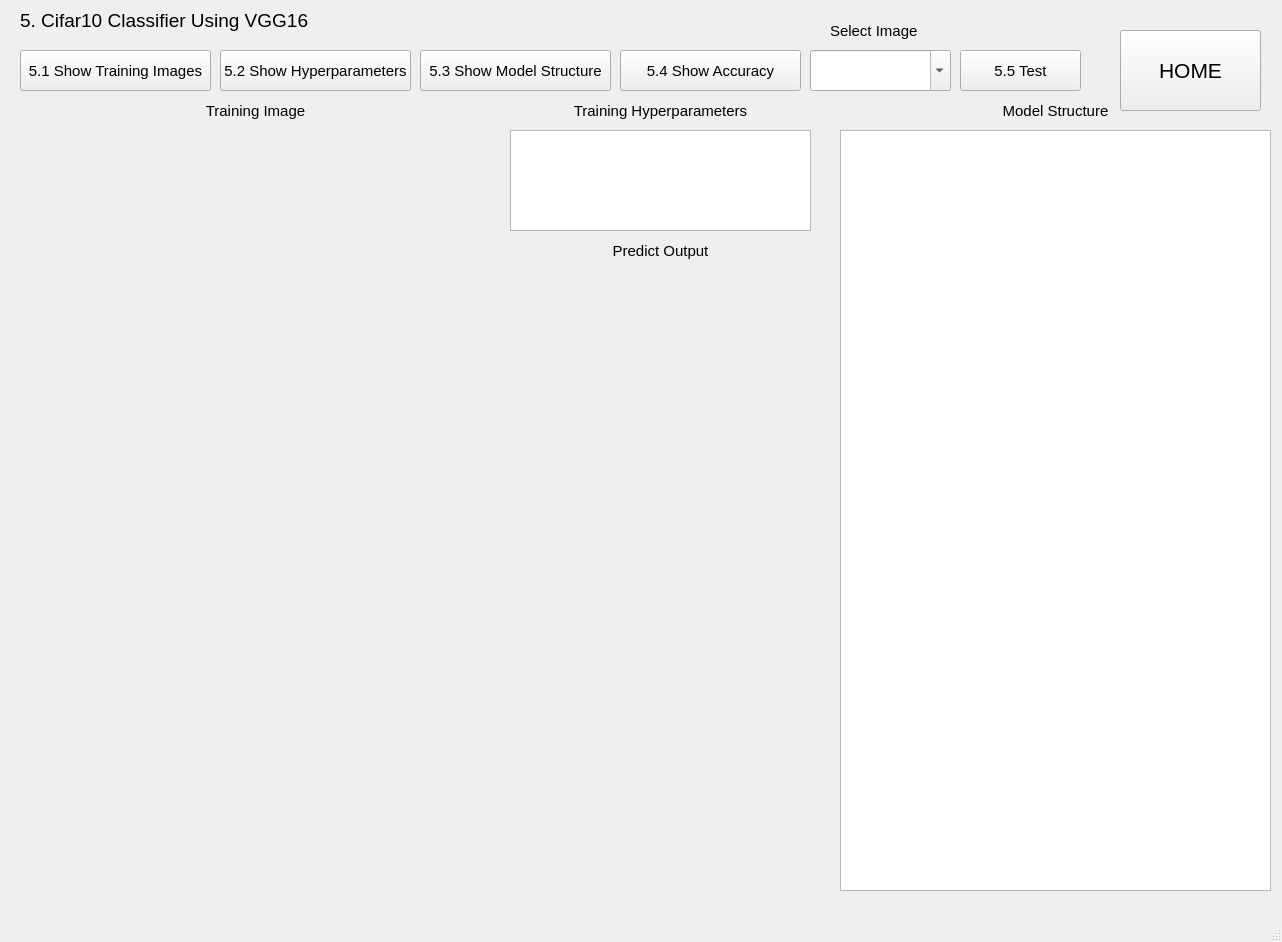
<?xml version="1.0" encoding="UTF-8"?>
<ui version="4.0">
 <class>MainWindow</class>
 <widget class="QMainWindow" name="MainWindow">
  <property name="geometry">
   <rect>
    <x>0</x>
    <y>0</y>
    <width>1282</width>
    <height>942</height>
   </rect>
  </property>
  <property name="windowTitle">
   <string>MainWindow</string>
  </property>
  <widget class="QWidget" name="centralwidget">
   <widget class="QStackedWidget" name="stackedWidget">
    <property name="geometry">
     <rect>
      <x>-40</x>
      <y>-10</y>
      <width>1311</width>
      <height>901</height>
     </rect>
    </property>
    <property name="font">
     <font>
      <pointsize>11</pointsize>
     </font>
    </property>
    <property name="currentIndex">
     <number>3</number>
    </property>
    <widget class="QWidget" name="page">
     <widget class="QLabel" name="label_4">
      <property name="geometry">
       <rect>
        <x>460</x>
        <y>100</y>
        <width>401</width>
        <height>81</height>
       </rect>
      </property>
      <property name="font">
       <font>
        <pointsize>17</pointsize>
       </font>
      </property>
      <property name="text">
       <string>(Computer Vision and Deep Learning)</string>
      </property>
     </widget>
     <widget class="QPushButton" name="pushButton_image_2">
      <property name="geometry">
       <rect>
        <x>400</x>
        <y>390</y>
        <width>171</width>
        <height>71</height>
       </rect>
      </property>
      <property name="text">
       <string>2. Augmented Reality</string>
      </property>
     </widget>
     <widget class="QLabel" name="label_5">
      <property name="geometry">
       <rect>
        <x>500</x>
        <y>250</y>
        <width>81</width>
        <height>41</height>
       </rect>
      </property>
      <property name="font">
       <font>
        <pointsize>15</pointsize>
       </font>
      </property>
      <property name="text">
       <string>張軍斌</string>
      </property>
     </widget>
     <widget class="QLabel" name="label_6">
      <property name="geometry">
       <rect>
        <x>610</x>
        <y>250</y>
        <width>81</width>
        <height>41</height>
       </rect>
      </property>
      <property name="font">
       <font>
        <pointsize>15</pointsize>
       </font>
      </property>
      <property name="text">
       <string>資工所</string>
      </property>
     </widget>
     <widget class="QPushButton" name="pushButton_image_5">
      <property name="geometry">
       <rect>
        <x>970</x>
        <y>390</y>
        <width>171</width>
        <height>71</height>
       </rect>
      </property>
      <property name="text">
       <string>5. VGG16 Classifier</string>
      </property>
     </widget>
     <widget class="QPushButton" name="pushButton_image_1">
      <property name="geometry">
       <rect>
        <x>210</x>
        <y>390</y>
        <width>171</width>
        <height>71</height>
       </rect>
      </property>
      <property name="text">
       <string>1. Camera Calibration</string>
      </property>
     </widget>
     <widget class="QLabel" name="label">
      <property name="geometry">
       <rect>
        <x>590</x>
        <y>170</y>
        <width>141</width>
        <height>51</height>
       </rect>
      </property>
      <property name="font">
       <font>
        <pointsize>18</pointsize>
       </font>
      </property>
      <property name="text">
       <string>Homework 1
</string>
      </property>
     </widget>
     <widget class="QLabel" name="label_2">
      <property name="geometry">
       <rect>
        <x>710</x>
        <y>250</y>
        <width>111</width>
        <height>41</height>
       </rect>
      </property>
      <property name="font">
       <font>
        <pointsize>15</pointsize>
       </font>
      </property>
      <property name="text">
       <string>P78083025</string>
      </property>
     </widget>
     <widget class="QPushButton" name="pushButton_image_3">
      <property name="geometry">
       <rect>
        <x>590</x>
        <y>390</y>
        <width>171</width>
        <height>71</height>
       </rect>
      </property>
      <property name="text">
       <string>3. Stereo Disparity Map</string>
      </property>
     </widget>
     <widget class="QPushButton" name="pushButton_image_4">
      <property name="geometry">
       <rect>
        <x>780</x>
        <y>390</y>
        <width>171</width>
        <height>71</height>
       </rect>
      </property>
      <property name="text">
       <string>4. SIFT</string>
      </property>
     </widget>
     <widget class="QLabel" name="label_3">
      <property name="geometry">
       <rect>
        <x>500</x>
        <y>20</y>
        <width>321</width>
        <height>151</height>
       </rect>
      </property>
      <property name="font">
       <font>
        <pointsize>26</pointsize>
       </font>
      </property>
      <property name="text">
       <string>電腦視覺與深度學習
</string>
      </property>
     </widget>
    </widget>
    <widget class="QWidget" name="page_3">
     <widget class="QPushButton" name="pushButton_image_12">
      <property name="geometry">
       <rect>
        <x>450</x>
        <y>60</y>
        <width>161</width>
        <height>41</height>
       </rect>
      </property>
      <property name="text">
       <string>Disparity Map</string>
      </property>
     </widget>
     <widget class="QPushButton" name="pushButton_image_13">
      <property name="geometry">
       <rect>
        <x>1030</x>
        <y>50</y>
        <width>141</width>
        <height>81</height>
       </rect>
      </property>
      <property name="font">
       <font>
        <pointsize>16</pointsize>
       </font>
      </property>
      <property name="text">
       <string>HOME</string>
      </property>
     </widget>
     <widget class="QLabel" name="label_inputimage_4">
      <property name="geometry">
       <rect>
        <x>160</x>
        <y>150</y>
        <width>800</width>
        <height>700</height>
       </rect>
      </property>
      <property name="font">
       <font>
        <family>Times New Roman</family>
        <pointsize>12</pointsize>
        <weight>75</weight>
        <bold>true</bold>
       </font>
      </property>
      <property name="autoFillBackground">
       <bool>true</bool>
      </property>
      <property name="frameShadow">
       <enum>QFrame::Plain</enum>
      </property>
      <property name="text">
       <string/>
      </property>
     </widget>
    </widget>
    <widget class="QWidget" name="page_4">
     <widget class="QPushButton" name="pushButton_image_14">
      <property name="geometry">
       <rect>
        <x>440</x>
        <y>50</y>
        <width>161</width>
        <height>41</height>
       </rect>
      </property>
      <property name="text">
       <string>4.1 Keypoints</string>
      </property>
     </widget>
     <widget class="QPushButton" name="pushButton_image_16">
      <property name="geometry">
       <rect>
        <x>1020</x>
        <y>40</y>
        <width>141</width>
        <height>81</height>
       </rect>
      </property>
      <property name="font">
       <font>
        <pointsize>16</pointsize>
       </font>
      </property>
      <property name="text">
       <string>HOME</string>
      </property>
     </widget>
     <widget class="QLabel" name="label_inputimage_5">
      <property name="geometry">
       <rect>
        <x>90</x>
        <y>90</y>
        <width>300</width>
        <height>400</height>
       </rect>
      </property>
      <property name="font">
       <font>
        <family>Times New Roman</family>
        <pointsize>12</pointsize>
        <weight>75</weight>
        <bold>true</bold>
       </font>
      </property>
      <property name="autoFillBackground">
       <bool>true</bool>
      </property>
      <property name="frameShadow">
       <enum>QFrame::Plain</enum>
      </property>
      <property name="text">
       <string/>
      </property>
     </widget>
     <widget class="QPushButton" name="pushButton_image_15">
      <property name="geometry">
       <rect>
        <x>650</x>
        <y>50</y>
        <width>161</width>
        <height>41</height>
       </rect>
      </property>
      <property name="text">
       <string>4.2 Matched Keypoints</string>
      </property>
     </widget>
     <widget class="QLabel" name="label_inputimage_18">
      <property name="geometry">
       <rect>
        <x>90</x>
        <y>500</y>
        <width>300</width>
        <height>400</height>
       </rect>
      </property>
      <property name="font">
       <font>
        <family>Times New Roman</family>
        <pointsize>12</pointsize>
        <weight>75</weight>
        <bold>true</bold>
       </font>
      </property>
      <property name="autoFillBackground">
       <bool>true</bool>
      </property>
      <property name="frameShadow">
       <enum>QFrame::Plain</enum>
      </property>
      <property name="text">
       <string/>
      </property>
     </widget>
     <widget class="QLabel" name="label_inputimage_19">
      <property name="geometry">
       <rect>
        <x>430</x>
        <y>180</y>
        <width>860</width>
        <height>640</height>
       </rect>
      </property>
      <property name="font">
       <font>
        <family>Times New Roman</family>
        <pointsize>12</pointsize>
        <weight>75</weight>
        <bold>true</bold>
       </font>
      </property>
      <property name="autoFillBackground">
       <bool>true</bool>
      </property>
      <property name="frameShadow">
       <enum>QFrame::Plain</enum>
      </property>
      <property name="text">
       <string/>
      </property>
     </widget>
    </widget>
    <widget class="QWidget" name="page_5">
     <widget class="QPushButton" name="pushButton_image_17">
      <property name="geometry">
       <rect>
        <x>1160</x>
        <y>40</y>
        <width>141</width>
        <height>81</height>
       </rect>
      </property>
      <property name="font">
       <font>
        <pointsize>16</pointsize>
       </font>
      </property>
      <property name="text">
       <string>HOME</string>
      </property>
     </widget>
     <widget class="QLabel" name="label_input_6">
      <property name="enabled">
       <bool>true</bool>
      </property>
      <property name="geometry">
       <rect>
        <x>880</x>
        <y>100</y>
        <width>431</width>
        <height>41</height>
       </rect>
      </property>
      <property name="layoutDirection">
       <enum>Qt::RightToLeft</enum>
      </property>
      <property name="autoFillBackground">
       <bool>false</bool>
      </property>
      <property name="locale">
       <locale language="Chinese" country="China"/>
      </property>
      <property name="text">
       <string>Model Structure</string>
      </property>
      <property name="textFormat">
       <enum>Qt::AutoText</enum>
      </property>
      <property name="scaledContents">
       <bool>false</bool>
      </property>
      <property name="alignment">
       <set>Qt::AlignCenter</set>
      </property>
      <property name="wordWrap">
       <bool>false</bool>
      </property>
     </widget>
     <widget class="QTextBrowser" name="textBrowser_image_2">
      <property name="geometry">
       <rect>
        <x>550</x>
        <y>140</y>
        <width>301</width>
        <height>101</height>
       </rect>
      </property>
     </widget>
     <widget class="QPushButton" name="pushButton_image_18">
      <property name="geometry">
       <rect>
        <x>60</x>
        <y>60</y>
        <width>191</width>
        <height>41</height>
       </rect>
      </property>
      <property name="text">
       <string>5.1 Show Training Images</string>
      </property>
     </widget>
     <widget class="QLabel" name="label_input_7">
      <property name="enabled">
       <bool>true</bool>
      </property>
      <property name="geometry">
       <rect>
        <x>870</x>
        <y>20</y>
        <width>101</width>
        <height>41</height>
       </rect>
      </property>
      <property name="layoutDirection">
       <enum>Qt::RightToLeft</enum>
      </property>
      <property name="autoFillBackground">
       <bool>false</bool>
      </property>
      <property name="locale">
       <locale language="Chinese" country="China"/>
      </property>
      <property name="text">
       <string>Select Image</string>
      </property>
      <property name="textFormat">
       <enum>Qt::AutoText</enum>
      </property>
      <property name="scaledContents">
       <bool>false</bool>
      </property>
      <property name="wordWrap">
       <bool>false</bool>
      </property>
     </widget>
     <widget class="QLabel" name="label_input_8">
      <property name="enabled">
       <bool>true</bool>
      </property>
      <property name="geometry">
       <rect>
        <x>550</x>
        <y>100</y>
        <width>301</width>
        <height>41</height>
       </rect>
      </property>
      <property name="layoutDirection">
       <enum>Qt::LeftToRight</enum>
      </property>
      <property name="autoFillBackground">
       <bool>false</bool>
      </property>
      <property name="locale">
       <locale language="Chinese" country="China"/>
      </property>
      <property name="text">
       <string>Training Hyperparameters</string>
      </property>
      <property name="textFormat">
       <enum>Qt::AutoText</enum>
      </property>
      <property name="scaledContents">
       <bool>false</bool>
      </property>
      <property name="alignment">
       <set>Qt::AlignCenter</set>
      </property>
      <property name="wordWrap">
       <bool>false</bool>
      </property>
     </widget>
     <widget class="QPushButton" name="pushButton_image_19">
      <property name="geometry">
       <rect>
        <x>260</x>
        <y>60</y>
        <width>191</width>
        <height>41</height>
       </rect>
      </property>
      <property name="text">
       <string>5.2 Show Hyperparameters</string>
      </property>
     </widget>
     <widget class="QTextBrowser" name="textBrowser_image_3">
      <property name="geometry">
       <rect>
        <x>880</x>
        <y>140</y>
        <width>431</width>
        <height>761</height>
       </rect>
      </property>
     </widget>
     <widget class="QPushButton" name="pushButton_image_20">
      <property name="geometry">
       <rect>
        <x>460</x>
        <y>60</y>
        <width>191</width>
        <height>41</height>
       </rect>
      </property>
      <property name="text">
       <string>5.3 Show Model Structure</string>
      </property>
     </widget>
     <widget class="QLabel" name="label_input_9">
      <property name="enabled">
       <bool>true</bool>
      </property>
      <property name="geometry">
       <rect>
        <x>60</x>
        <y>100</y>
        <width>471</width>
        <height>41</height>
       </rect>
      </property>
      <property name="layoutDirection">
       <enum>Qt::RightToLeft</enum>
      </property>
      <property name="autoFillBackground">
       <bool>false</bool>
      </property>
      <property name="locale">
       <locale language="Chinese" country="China"/>
      </property>
      <property name="text">
       <string>Training Image</string>
      </property>
      <property name="textFormat">
       <enum>Qt::AutoText</enum>
      </property>
      <property name="scaledContents">
       <bool>false</bool>
      </property>
      <property name="alignment">
       <set>Qt::AlignCenter</set>
      </property>
      <property name="wordWrap">
       <bool>false</bool>
      </property>
     </widget>
     <widget class="QLabel" name="label_input_10">
      <property name="enabled">
       <bool>true</bool>
      </property>
      <property name="geometry">
       <rect>
        <x>60</x>
        <y>10</y>
        <width>291</width>
        <height>41</height>
       </rect>
      </property>
      <property name="font">
       <font>
        <pointsize>14</pointsize>
       </font>
      </property>
      <property name="layoutDirection">
       <enum>Qt::RightToLeft</enum>
      </property>
      <property name="autoFillBackground">
       <bool>false</bool>
      </property>
      <property name="locale">
       <locale language="Chinese" country="China"/>
      </property>
      <property name="text">
       <string>5. Cifar10 Classifier Using VGG16</string>
      </property>
      <property name="textFormat">
       <enum>Qt::AutoText</enum>
      </property>
      <property name="scaledContents">
       <bool>false</bool>
      </property>
      <property name="wordWrap">
       <bool>false</bool>
      </property>
     </widget>
     <widget class="QComboBox" name="comboBox_2">
      <property name="geometry">
       <rect>
        <x>850</x>
        <y>60</y>
        <width>141</width>
        <height>41</height>
       </rect>
      </property>
      <property name="sizeIncrement">
       <size>
        <width>0</width>
        <height>14</height>
       </size>
      </property>
      <property name="editable">
       <bool>true</bool>
      </property>
      <property name="currentText">
       <string/>
      </property>
      <property name="currentIndex">
       <number>-1</number>
      </property>
      <property name="maxVisibleItems">
       <number>15</number>
      </property>
      <property name="minimumContentsLength">
       <number>5</number>
      </property>
      <property name="duplicatesEnabled">
       <bool>true</bool>
      </property>
     </widget>
     <widget class="QPushButton" name="pushButton_image_21">
      <property name="geometry">
       <rect>
        <x>660</x>
        <y>60</y>
        <width>181</width>
        <height>41</height>
       </rect>
      </property>
      <property name="text">
       <string>5.4 Show Accuracy</string>
      </property>
     </widget>
     <widget class="QPushButton" name="pushButton_image_22">
      <property name="geometry">
       <rect>
        <x>1000</x>
        <y>60</y>
        <width>121</width>
        <height>41</height>
       </rect>
      </property>
      <property name="text">
       <string>5.5 Test</string>
      </property>
     </widget>
     <widget class="QLabel" name="label_inputimage_8">
      <property name="geometry">
       <rect>
        <x>50</x>
        <y>140</y>
        <width>480</width>
        <height>271</height>
       </rect>
      </property>
      <property name="font">
       <font>
        <family>Times New Roman</family>
        <pointsize>12</pointsize>
        <weight>75</weight>
        <bold>true</bold>
       </font>
      </property>
      <property name="autoFillBackground">
       <bool>true</bool>
      </property>
      <property name="frameShadow">
       <enum>QFrame::Plain</enum>
      </property>
      <property name="text">
       <string/>
      </property>
     </widget>
     <widget class="QLabel" name="label_inputimage_17">
      <property name="geometry">
       <rect>
        <x>539</x>
        <y>279</y>
        <width>331</width>
        <height>621</height>
       </rect>
      </property>
      <property name="font">
       <font>
        <family>Times New Roman</family>
        <pointsize>12</pointsize>
        <weight>75</weight>
        <bold>true</bold>
       </font>
      </property>
      <property name="autoFillBackground">
       <bool>true</bool>
      </property>
      <property name="frameShadow">
       <enum>QFrame::Plain</enum>
      </property>
      <property name="text">
       <string/>
      </property>
     </widget>
     <widget class="QLabel" name="label_inputimage_16">
      <property name="geometry">
       <rect>
        <x>50</x>
        <y>429</y>
        <width>471</width>
        <height>471</height>
       </rect>
      </property>
      <property name="font">
       <font>
        <family>Times New Roman</family>
        <pointsize>12</pointsize>
        <weight>75</weight>
        <bold>true</bold>
       </font>
      </property>
      <property name="autoFillBackground">
       <bool>true</bool>
      </property>
      <property name="frameShadow">
       <enum>QFrame::Plain</enum>
      </property>
      <property name="text">
       <string/>
      </property>
     </widget>
     <widget class="QLabel" name="label_input_11">
      <property name="enabled">
       <bool>true</bool>
      </property>
      <property name="geometry">
       <rect>
        <x>530</x>
        <y>240</y>
        <width>341</width>
        <height>41</height>
       </rect>
      </property>
      <property name="layoutDirection">
       <enum>Qt::RightToLeft</enum>
      </property>
      <property name="autoFillBackground">
       <bool>false</bool>
      </property>
      <property name="locale">
       <locale language="Chinese" country="China"/>
      </property>
      <property name="text">
       <string>Predict Output</string>
      </property>
      <property name="textFormat">
       <enum>Qt::AutoText</enum>
      </property>
      <property name="scaledContents">
       <bool>false</bool>
      </property>
      <property name="alignment">
       <set>Qt::AlignCenter</set>
      </property>
      <property name="wordWrap">
       <bool>false</bool>
      </property>
     </widget>
    </widget>
    <widget class="QWidget" name="page_2">
     <widget class="QPushButton" name="pushButton_image_10">
      <property name="geometry">
       <rect>
        <x>1060</x>
        <y>80</y>
        <width>141</width>
        <height>81</height>
       </rect>
      </property>
      <property name="font">
       <font>
        <pointsize>16</pointsize>
       </font>
      </property>
      <property name="text">
       <string>HOME</string>
      </property>
     </widget>
     <widget class="QPushButton" name="pushButton_image_11">
      <property name="geometry">
       <rect>
        <x>480</x>
        <y>90</y>
        <width>161</width>
        <height>41</height>
       </rect>
      </property>
      <property name="text">
       <string>Augmented_Reality</string>
      </property>
     </widget>
     <widget class="QLabel" name="label_inputimage_3">
      <property name="geometry">
       <rect>
        <x>190</x>
        <y>180</y>
        <width>800</width>
        <height>700</height>
       </rect>
      </property>
      <property name="font">
       <font>
        <family>Times New Roman</family>
        <pointsize>12</pointsize>
        <weight>75</weight>
        <bold>true</bold>
       </font>
      </property>
      <property name="autoFillBackground">
       <bool>true</bool>
      </property>
      <property name="frameShadow">
       <enum>QFrame::Plain</enum>
      </property>
      <property name="text">
       <string/>
      </property>
     </widget>
    </widget>
    <widget class="QWidget" name="page_1">
     <widget class="QPushButton" name="pushButton_image_6">
      <property name="geometry">
       <rect>
        <x>190</x>
        <y>30</y>
        <width>131</width>
        <height>41</height>
       </rect>
      </property>
      <property name="text">
       <string>1.1 Find Corners</string>
      </property>
     </widget>
     <widget class="QLabel" name="label_input_1">
      <property name="enabled">
       <bool>true</bool>
      </property>
      <property name="geometry">
       <rect>
        <x>90</x>
        <y>90</y>
        <width>101</width>
        <height>41</height>
       </rect>
      </property>
      <property name="layoutDirection">
       <enum>Qt::RightToLeft</enum>
      </property>
      <property name="autoFillBackground">
       <bool>false</bool>
      </property>
      <property name="locale">
       <locale language="Chinese" country="China"/>
      </property>
      <property name="text">
       <string>Select Image</string>
      </property>
      <property name="textFormat">
       <enum>Qt::AutoText</enum>
      </property>
      <property name="scaledContents">
       <bool>false</bool>
      </property>
      <property name="wordWrap">
       <bool>false</bool>
      </property>
     </widget>
     <widget class="QLabel" name="label_inputimage">
      <property name="geometry">
       <rect>
        <x>70</x>
        <y>180</y>
        <width>400</width>
        <height>300</height>
       </rect>
      </property>
      <property name="font">
       <font>
        <family>Times New Roman</family>
        <pointsize>12</pointsize>
        <weight>75</weight>
        <bold>true</bold>
       </font>
      </property>
      <property name="autoFillBackground">
       <bool>true</bool>
      </property>
      <property name="frameShadow">
       <enum>QFrame::Plain</enum>
      </property>
      <property name="text">
       <string/>
      </property>
     </widget>
     <widget class="QPushButton" name="pushButton_image_7">
      <property name="geometry">
       <rect>
        <x>340</x>
        <y>30</y>
        <width>131</width>
        <height>41</height>
       </rect>
      </property>
      <property name="text">
       <string>1.2 Find Intrinsic</string>
      </property>
     </widget>
     <widget class="QComboBox" name="comboBox">
      <property name="geometry">
       <rect>
        <x>190</x>
        <y>90</y>
        <width>131</width>
        <height>41</height>
       </rect>
      </property>
      <property name="sizeIncrement">
       <size>
        <width>0</width>
        <height>14</height>
       </size>
      </property>
      <property name="editable">
       <bool>true</bool>
      </property>
      <property name="currentText">
       <string/>
      </property>
      <property name="currentIndex">
       <number>-1</number>
      </property>
      <property name="maxVisibleItems">
       <number>15</number>
      </property>
      <property name="minimumContentsLength">
       <number>5</number>
      </property>
      <property name="duplicatesEnabled">
       <bool>true</bool>
      </property>
     </widget>
     <widget class="QLabel" name="label_input_2">
      <property name="enabled">
       <bool>true</bool>
      </property>
      <property name="geometry">
       <rect>
        <x>190</x>
        <y>490</y>
        <width>131</width>
        <height>41</height>
       </rect>
      </property>
      <property name="layoutDirection">
       <enum>Qt::RightToLeft</enum>
      </property>
      <property name="autoFillBackground">
       <bool>false</bool>
      </property>
      <property name="locale">
       <locale language="Chinese" country="China"/>
      </property>
      <property name="text">
       <string>Output Parameter</string>
      </property>
      <property name="textFormat">
       <enum>Qt::AutoText</enum>
      </property>
      <property name="scaledContents">
       <bool>false</bool>
      </property>
      <property name="wordWrap">
       <bool>false</bool>
      </property>
     </widget>
     <widget class="QLabel" name="label_input_3">
      <property name="enabled">
       <bool>true</bool>
      </property>
      <property name="geometry">
       <rect>
        <x>800</x>
        <y>140</y>
        <width>101</width>
        <height>41</height>
       </rect>
      </property>
      <property name="layoutDirection">
       <enum>Qt::RightToLeft</enum>
      </property>
      <property name="autoFillBackground">
       <bool>false</bool>
      </property>
      <property name="locale">
       <locale language="Chinese" country="China"/>
      </property>
      <property name="text">
       <string>Output Image</string>
      </property>
      <property name="textFormat">
       <enum>Qt::AutoText</enum>
      </property>
      <property name="scaledContents">
       <bool>false</bool>
      </property>
      <property name="wordWrap">
       <bool>false</bool>
      </property>
     </widget>
     <widget class="QLabel" name="label_input_4">
      <property name="enabled">
       <bool>true</bool>
      </property>
      <property name="geometry">
       <rect>
        <x>60</x>
        <y>30</y>
        <width>131</width>
        <height>41</height>
       </rect>
      </property>
      <property name="font">
       <font>
        <pointsize>14</pointsize>
       </font>
      </property>
      <property name="layoutDirection">
       <enum>Qt::RightToLeft</enum>
      </property>
      <property name="autoFillBackground">
       <bool>false</bool>
      </property>
      <property name="locale">
       <locale language="Chinese" country="China"/>
      </property>
      <property name="text">
       <string>1. Calibration</string>
      </property>
      <property name="textFormat">
       <enum>Qt::AutoText</enum>
      </property>
      <property name="scaledContents">
       <bool>false</bool>
      </property>
      <property name="wordWrap">
       <bool>false</bool>
      </property>
     </widget>
     <widget class="QPushButton" name="pushButton_image_9">
      <property name="geometry">
       <rect>
        <x>640</x>
        <y>30</y>
        <width>131</width>
        <height>41</height>
       </rect>
      </property>
      <property name="text">
       <string>1.4 Find Distortion</string>
      </property>
     </widget>
     <widget class="QTextBrowser" name="textBrowser_image_1">
      <property name="geometry">
       <rect>
        <x>60</x>
        <y>530</y>
        <width>411</width>
        <height>191</height>
       </rect>
      </property>
     </widget>
     <widget class="QPushButton" name="pushButton_image_8">
      <property name="geometry">
       <rect>
        <x>490</x>
        <y>30</y>
        <width>131</width>
        <height>41</height>
       </rect>
      </property>
      <property name="text">
       <string>1.3 Find Extrinsic</string>
      </property>
     </widget>
     <widget class="QTextBrowser" name="textBrowser_image">
      <property name="geometry">
       <rect>
        <x>340</x>
        <y>90</y>
        <width>521</width>
        <height>41</height>
       </rect>
      </property>
     </widget>
     <widget class="QLabel" name="label_inputimage_2">
      <property name="geometry">
       <rect>
        <x>500</x>
        <y>180</y>
        <width>800</width>
        <height>700</height>
       </rect>
      </property>
      <property name="font">
       <font>
        <family>Times New Roman</family>
        <pointsize>12</pointsize>
        <weight>75</weight>
        <bold>true</bold>
       </font>
      </property>
      <property name="autoFillBackground">
       <bool>true</bool>
      </property>
      <property name="frameShadow">
       <enum>QFrame::Plain</enum>
      </property>
      <property name="text">
       <string/>
      </property>
     </widget>
     <widget class="QLabel" name="label_input_5">
      <property name="enabled">
       <bool>true</bool>
      </property>
      <property name="geometry">
       <rect>
        <x>220</x>
        <y>140</y>
        <width>91</width>
        <height>41</height>
       </rect>
      </property>
      <property name="layoutDirection">
       <enum>Qt::RightToLeft</enum>
      </property>
      <property name="autoFillBackground">
       <bool>false</bool>
      </property>
      <property name="locale">
       <locale language="Chinese" country="China"/>
      </property>
      <property name="text">
       <string>Input Image</string>
      </property>
      <property name="textFormat">
       <enum>Qt::AutoText</enum>
      </property>
      <property name="scaledContents">
       <bool>false</bool>
      </property>
      <property name="wordWrap">
       <bool>false</bool>
      </property>
     </widget>
     <widget class="QPushButton" name="pushButton_image">
      <property name="geometry">
       <rect>
        <x>1040</x>
        <y>50</y>
        <width>141</width>
        <height>81</height>
       </rect>
      </property>
      <property name="font">
       <font>
        <pointsize>16</pointsize>
       </font>
      </property>
      <property name="text">
       <string>HOME</string>
      </property>
     </widget>
    </widget>
   </widget>
  </widget>
  <widget class="QStatusBar" name="statusbar"/>
  <widget class="QMenuBar" name="menubar">
   <property name="geometry">
    <rect>
     <x>0</x>
     <y>0</y>
     <width>1282</width>
     <height>28</height>
    </rect>
   </property>
  </widget>
 </widget>
 <resources/>
 <connections/>
</ui>
